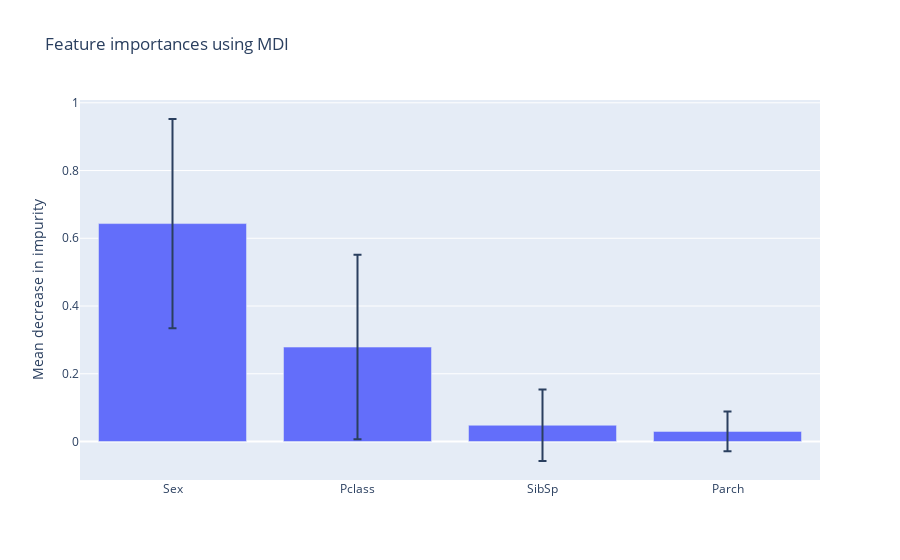

Notebook source saved alongside this figure:
### Code cell
importances = model.feature_importances_
importances_std = np.std([tree.feature_importances_ for tree in model.estimators_], axis=0)

fig = go.Figure()
fig.add_trace(go.Bar(x=features, y=importances, error_y=dict(type='data', array=importances_std, visible=True)))
fig.update_layout(title=f"Feature importances using MDI", yaxis_title='Mean decrease in impurity')
fig.show()

### Figure 1 — Plotly figure (JSON) as saved in the notebook; plotly's stock layout.template omitted (floating-point values rounded to 4 significant figures)
{"data": [{"error_y": {"array": [0.3088, 0.2722, 0.1056, 0.05866], "type": "data", "visible": true}, "type": "bar", "x": ["Sex", "Pclass", "SibSp", "Parch"], "y": [0.6434, 0.2788, 0.04801, 0.02983]}], "layout": {"title": {"text": "Feature importances using MDI"}, "yaxis": {"title": {"text": "Mean decrease in impurity"}}}}
